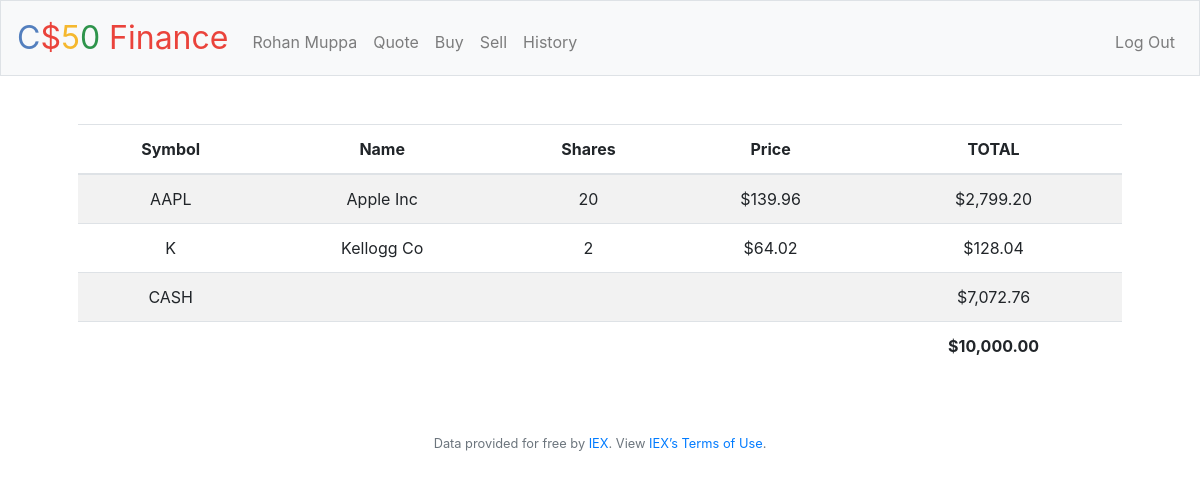
The page / (signed in) on the database its author committed.
### tables this page shows
CREATE TABLE transactions
(id INTEGER,
transactionsID INTEGER,
name TEXT NOT NULL,
symbol TEXT NOT NULL,
shares NUMERIC NOT NULL,
price NUMERIC NOT NULL,
total NUMERIC NOT NULL,
date NUMERIC NOT NULL,
PRIMARY KEY(transactionsID)
FOREIGN KEY (id) REFERENCES users(id));

CREATE TABLE users
(id INTEGER,
username TEXT NOT NULL,
hash TEXT NOT NULL,
cash NUMERIC NOT NULL DEFAULT 10000.00,
PRIMARY KEY(id));

### application.py (the view)
@app.route("/")
@login_required
def index():
    holdings = db.execute("SELECT symbol,name,SUM(shares),price,SUM(total) FROM transactions GROUP BY symbol HAVING id = ?",session["user_id"])
    cash = db.execute("SELECT cash FROM users WHERE id = ?",session["user_id"])[0]["cash"]
    grand_total = cash
    for stock in holdings:
        grand_total += stock["SUM(total)"]
    return render_template("index.html",holdings=holdings,cash=cash,grand_total=grand_total)

### application.py (called while the page is built)
@app.after_request
def after_request(response):
    response.headers["Cache-Control"] = "no-cache, no-store, must-revalidate"
    response.headers["Expires"] = 0
    response.headers["Pragma"] = "no-cache"
    return response

### helpers.py (called while the page is built)
def login_required(f):
    @wraps(f)
    def decorated_function(*args, **kwargs):
        if session.get("user_id") is None:
            return redirect("/login")
        return f(*args, **kwargs)
    return decorated_function

def usd(value):
    return f"${value:,.2f}"

### templates/index.html (shortened to what this page needs)
{% extends "layout.html" %}
{% block main %}
<table class="table table-striped">
    <thead>
        <tr>
            <th>Symbol</th>
            <th>Name</th>
            <th>Shares</th>
            <th>Price</th>
            <th>TOTAL</th>
        </tr>
    </thead>
    <tbody>
        {% for trade in holdings %}
            <tr>
                <td>{{ trade["symbol"].upper() }}</td>
                <td>{{ trade["name"] }}</td>
                <td>{{ trade["SUM(shares)"] }}</td>
                <td>{{ trade["price"]| usd }}</td>
                <td>{{ trade["SUM(total)"]| usd }}</td>
            </tr>
        {% endfor %}
        <tr>
            <td>CASH</td>
            <td></td>
            <td></td>
            <td></td>
            <td>{{ cash | usd}}</td>
        </tr>
    </tbody>
    <tfoot>
        <tr>
            <td colspan="4"></td>
            <td><strong>{{ grand_total | usd}}</strong></td>
        </tr>
    </tfoot>
</table>
{% endblock %}

### rows shown on the page
transactions: symbol "AAPL", name "Apple Inc", shares "20", price "$139.96", total "$2,799.20"
users: cash "$7,072.76"

### other values the page prints
{{ trade["symbol"].upper() }} "K"
{{ trade["name"] }} "Kellogg Co"
{{ trade["SUM(shares)"] }} "2"
{{ trade["price"]| usd }} "$64.02"
{{ trade["SUM(total)"]| usd }} "$128.04"
{{ grand_total | usd }} "$10,000.00"
